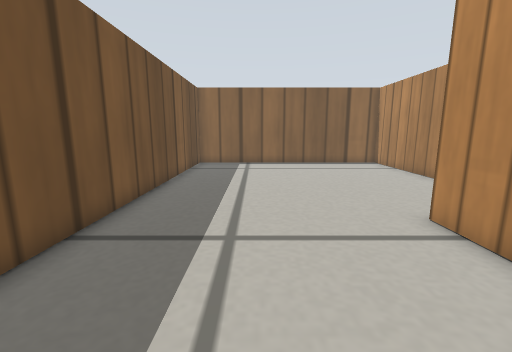
View 1 (above)

22 first-person views from a walk through a world built for the Gazebo simulator. The camera is 0.22 m above the floor, tilts 10° down and sees 90° across. The floor is counted in squares, 0.1 m on a side. Each view is taken from the middle of a square. On the plan, view 1 faces up. The plan holds only what a view shows up to about 16 squares ahead; the rest is blank. The place goes on beyond the plan. Simple patterns stand in for the simulator's built-in surfaces.

View 2
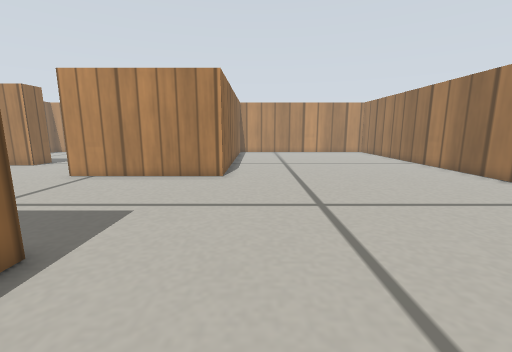

View 3
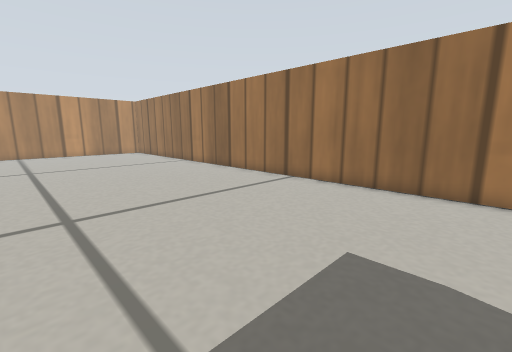

View 4
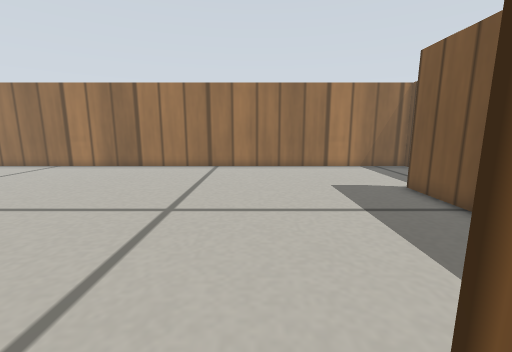

View 5
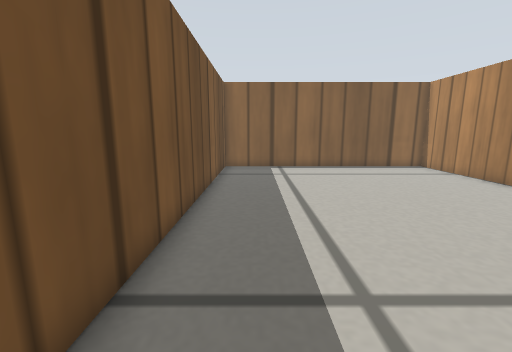

View 6
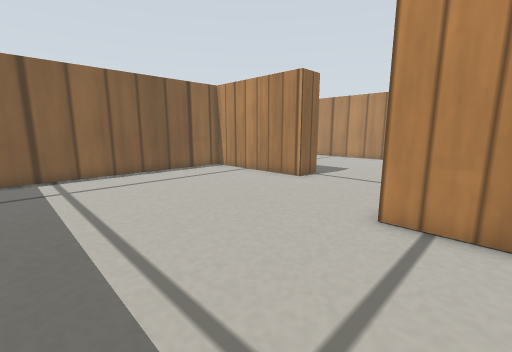

View 7
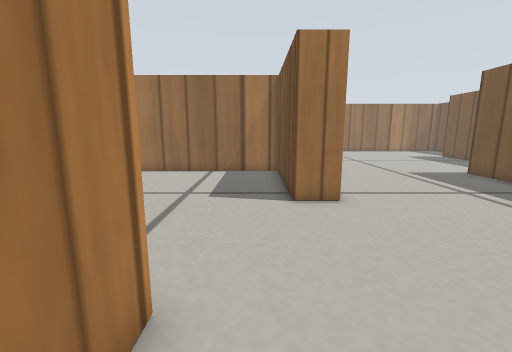

View 8
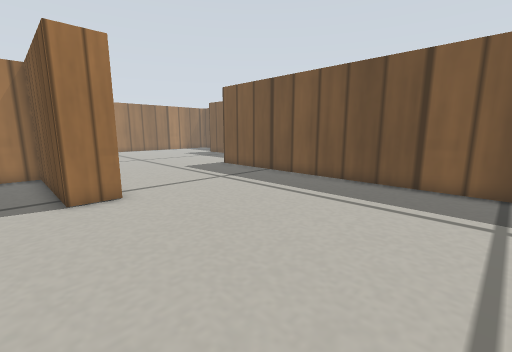

View 9
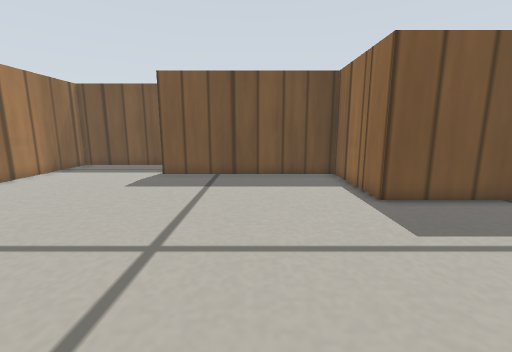

View 10
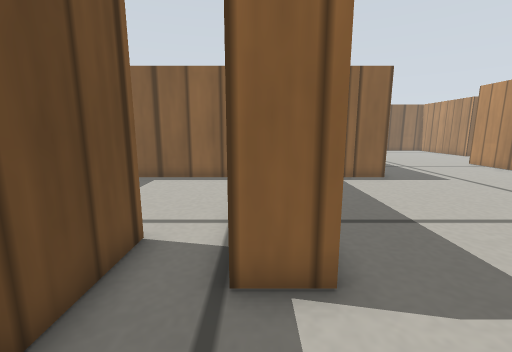

View 11
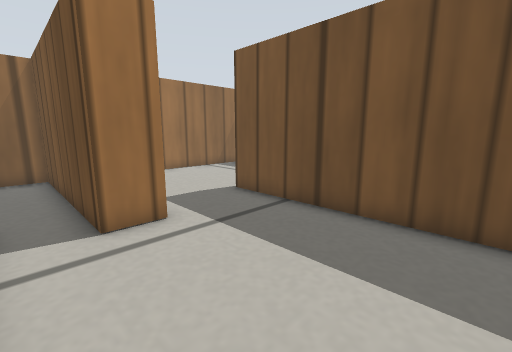

View 12
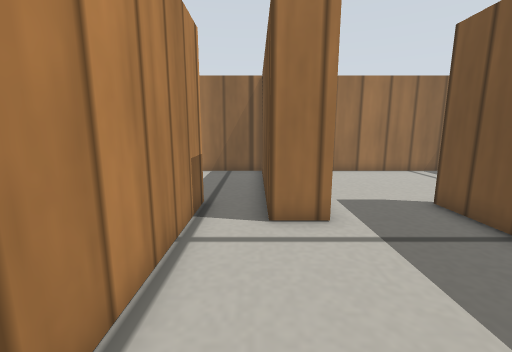

View 13
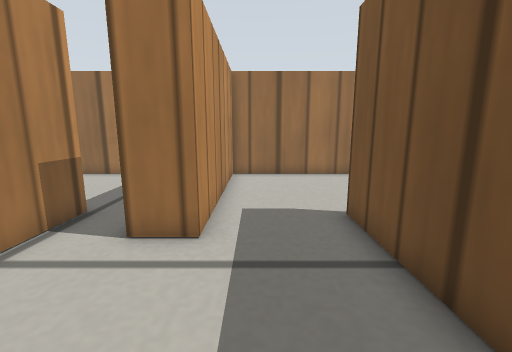

View 14
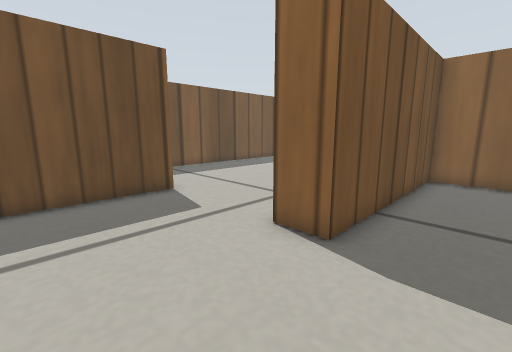

View 15
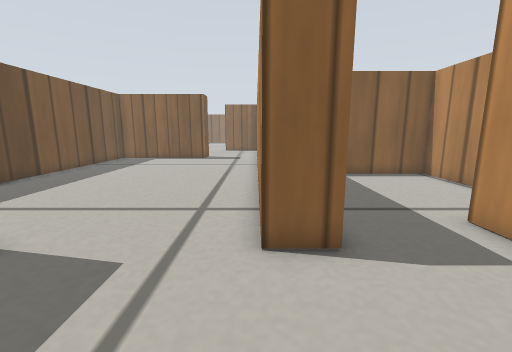

View 16
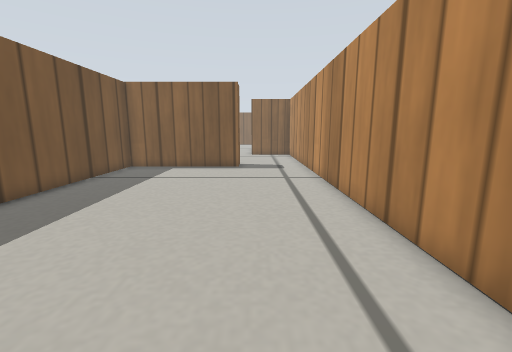

View 17
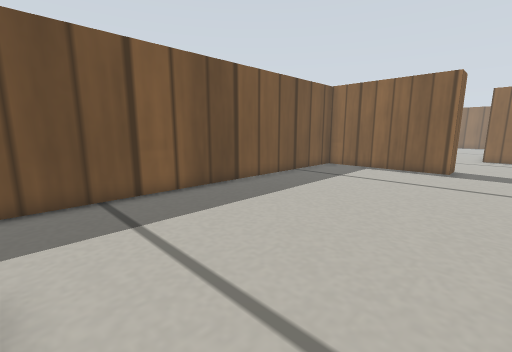

View 18
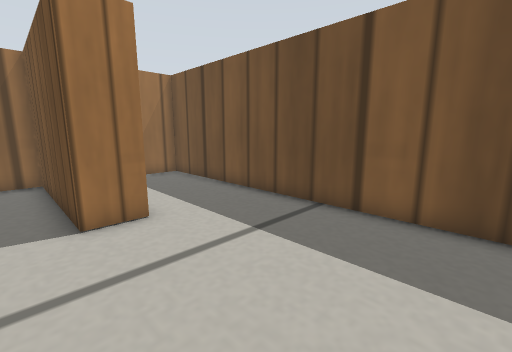

View 19
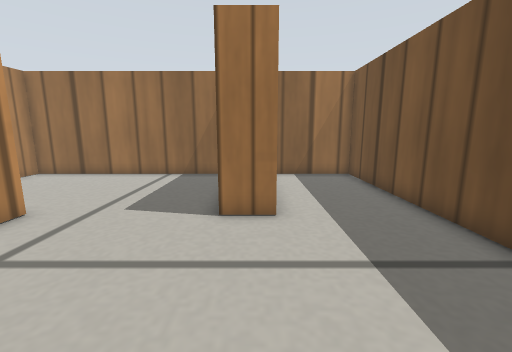

View 20
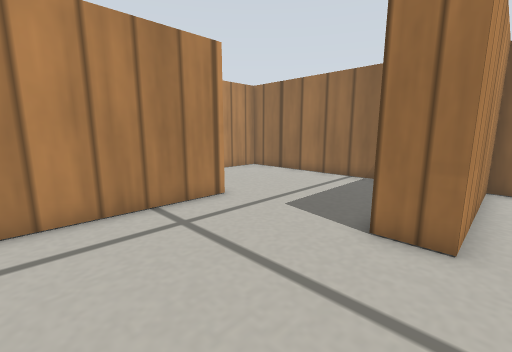

View 21
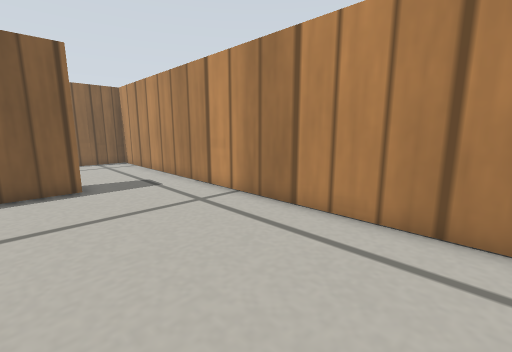

View 22
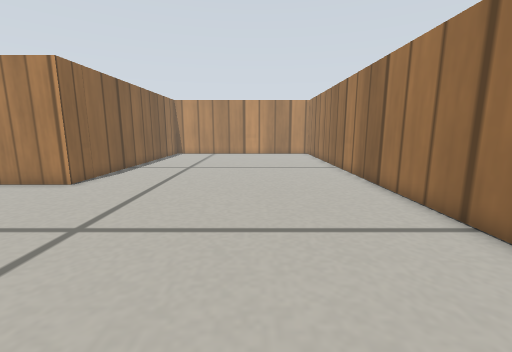

### Floor plan
Ten units are one square. View 1 is at (0, 0); x grows to the right and y downward. Boxes are objects, and circles mark ways between rooms. Rooms are numbered by the first view taken in them; rooms with no view inside come last. Other rooms are left out.
<svg viewBox="-302 -183 412 328">
<path fill="none" stroke="#000" d="M105 14 43 14 43 -61 58 -61 58 -1 105 -1M99 -112 83 -112 83 -178 -39 -178 -39 -10 -89 -10 -89 78 -104 78M-106 140 105 140M-138 60 -123 60 -123 140 -106 140M-104 78 -104 -10 -174 -10 -174 45M-240 74 -240 140 -138 140 -138 60M-174 45 -174 75 -189 75 -189 65M-189 65 -189 -105M-231 -103 -231 -87 -297 -87 -297 140 -255 140 -255 74 -240 74"/>
<circle cx="-95" cy="110" r="3" fill="#2a7"/>
<circle cx="-155" cy="55" r="3" fill="#2a7"/>
<circle cx="-215" cy="75" r="3" fill="#2a7"/>
<text x="10" y="0">1</text>
<text x="-130" y="40">2</text>
<text x="-190" y="100">3</text>
<text x="-250" y="0">4</text>
</svg>
Room 1 opens to room 2. Room 2 opens to room 3. Room 3 opens to room 4.

Where each view was taken, in squares from view 1:
view 1: 0 up, 0 right, facing up
view 2: 3 down, 8 left, facing right
view 3: 4 down, 8 left, facing down-right
view 4: 2 up, 3 left, facing down
view 5: 2 up, 2 left, facing up
view 6: 4 up, 2 left, facing up-right
view 7: 14 up, 7 right, facing down
view 8: 15 up, 7 right, facing down-left
view 9: 3 down, 4 right, facing left
view 10: 11 down, 10 left, facing up
view 11: 0 up, 11 left, facing down-left
view 12: 0 up, 12 left, facing down
view 13: 1 down, 15 left, facing down
view 14: 12 down, 15 left, facing up-left
view 15: 12 down, 19 left, facing up
view 16: 7 down, 22 left, facing up
view 17: 7 down, 21 left, facing up-left
view 18: 1 down, 23 left, facing down-left
view 19: 1 down, 25 left, facing down
view 20: 2 down, 26 left, facing down-right
view 21: 2 down, 25 left, facing up-right
view 22: 9 down, 6 left, facing right
